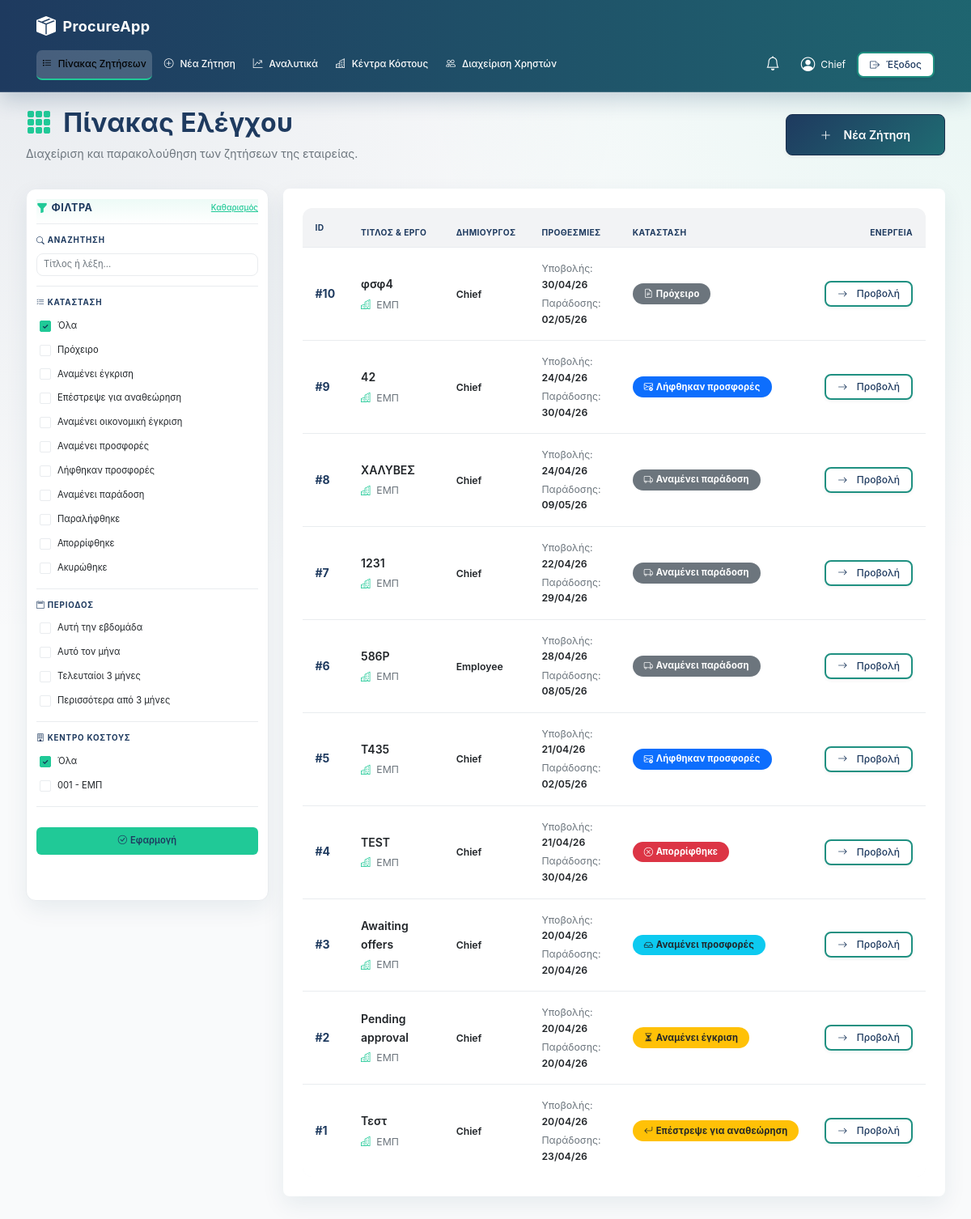
Before: /company/ (signed in) with the older database file.
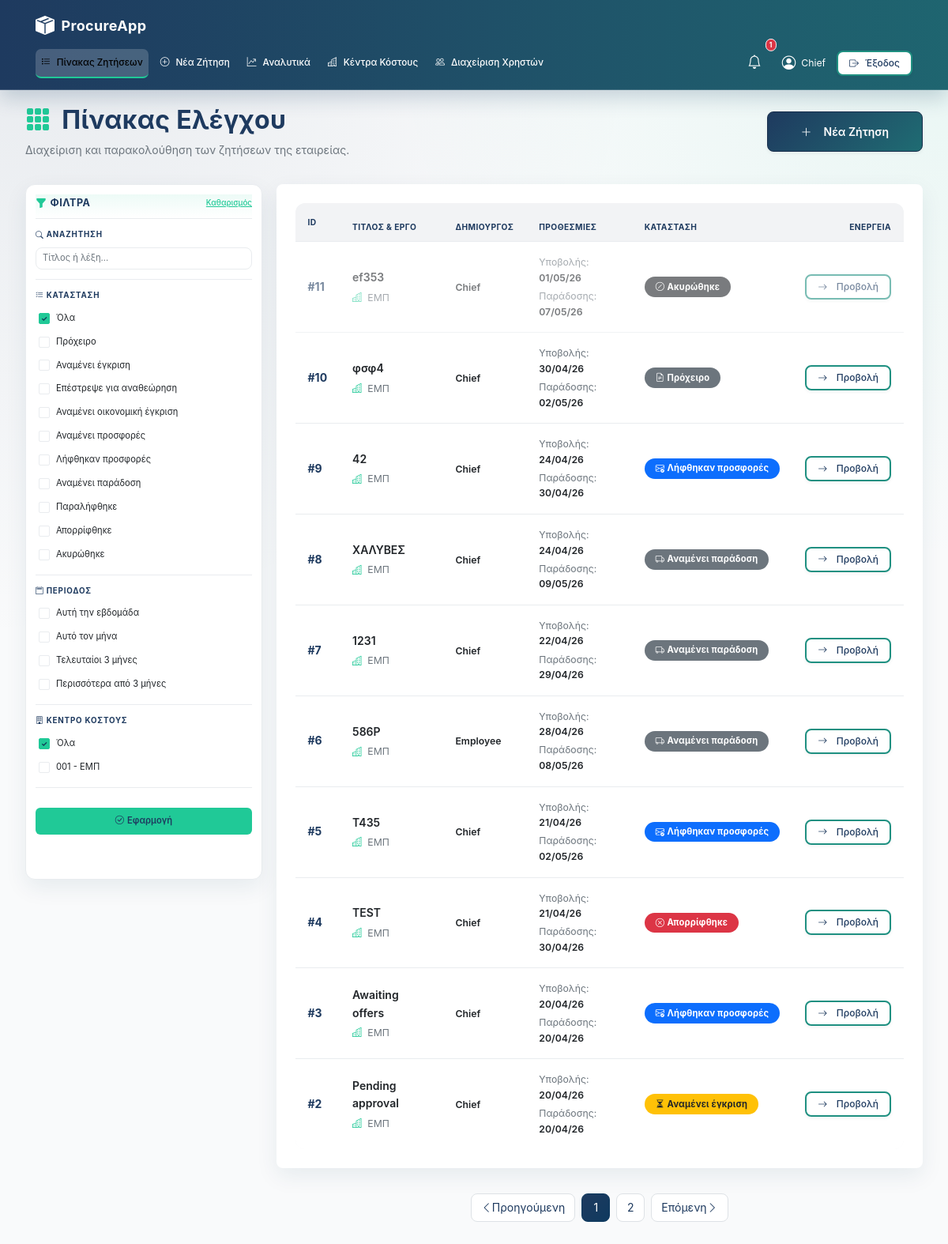
After: the same page with the newer database file.
### models.py (models this page shows)
class CostCenter(db.Model):
    __tablename__ = "cost_centers"
    id = db.Column(db.Integer, primary_key=True)
    code = db.Column(db.String(50), unique=True, nullable=False)
    name = db.Column(db.String(200), nullable=False)
    is_active = db.Column(db.Boolean, default=True, nullable=False)
    address = db.Column(db.String(250), nullable=True)
    project_manager = db.Column(db.String(120), nullable=True)
    receiving_manager = db.Column(db.String(120), nullable=True)
    phone = db.Column(db.String(50), nullable=True)

class RequestRFQ(db.Model):
    __tablename__ = "requests"
    id = db.Column(db.Integer, primary_key=True)
    title = db.Column(db.String(200), nullable=False)
    description = db.Column(db.Text, nullable=True)
    documents = db.Column(db.String(255), nullable=True)
    created_by = db.Column(db.String(100), nullable=False)
    created_at = db.Column(db.DateTime, default=datetime.utcnow)
    delivery_location = db.Column(db.String(255), nullable=True)
    receiving_manager = db.Column(db.String(120), nullable=True)
    phone = db.Column(db.String(50), nullable=True)
    submit_deadline = db.Column(db.DateTime, nullable=False)
    delivery_deadline = db.Column(db.DateTime, nullable=False)
    status = db.Column(db.String(20), default=RFQStatus.PENDING)
    status_changed_at = db.Column(db.DateTime, default=datetime.utcnow)
    approved_by = db.Column(db.String(100), nullable=True)
    approved_at = db.Column(db.DateTime, nullable=True)
    denial_reason = db.Column(db.Text, nullable=True)
    winning_bid_id = db.Column(db.Integer, db.ForeignKey('bids.id'), nullable=True)
    cost_center_id = db.Column(db.Integer, db.ForeignKey('cost_centers.id'), nullable=True)
    estimated_budget = db.Column(db.Numeric(12, 2), nullable=True)
    priority = db.Column(db.String(20), default='normal', nullable=False)
    category = db.Column(db.String(50), nullable=True)
    award_date = db.Column(db.DateTime, nullable=True)
    cost_center = db.relationship('CostCenter', backref='rfqs')
    items = db.relationship('RequestItem', backref='rfq', lazy=True, cascade="all, delete-orphan")
    bids = db.relationship('Bid', backref='rfq', lazy=True, foreign_keys="[Bid.request_id]", cascade="all, delete-orphan")
    allowed_suppliers = db.relationship('AllowedSupplier', backref='rfq', lazy=True, cascade="all, delete-orphan")

### app/routes/company.py (the view, shortened to what this page needs)
@company_bp.route("/")
@require_roles("company", "chief")
def dashboard():
    from flask import current_app
    page = request.args.get('page', 1, type=int)
    per_page = 10
    q = (request.args.get("q") or "").strip()
    phase_filters = [v for v in _parse_multi_values(request.args, 'phase') if v in {'draft', 'awaiting_approval', 'returned_for_revision', 'awaiting_offers', 'offers_received', 'pending_final_approval', 'awarded', 'received', 'denied', 'cancelled'}]
    cost_center_filters = [v for v in _parse_multi_values(request.args, 'cost_center') if v.isdigit()]
    period_filters = [v for v in _parse_multi_values(request.args, 'period') if v in {'week', 'month', 'quarter', 'older'}]
    phase_query = ','.join(phase_filters)
    period_query = ','.join(period_filters)
    cost_center_ids = [int(v) for v in cost_center_filters]
    cost_center_query = ','.join(cost_center_filters)
    qry = RequestRFQ.query
    if q:
        like = f"%{q}%"
        qry = qry.filter(or_(
            RequestRFQ.title.ilike(like),
            RequestRFQ.description.ilike(like)
        ))
    if cost_center_ids:
        qry = qry.filter(RequestRFQ.cost_center_id.in_(cost_center_ids))
    all_rfqs = qry.order_by(RequestRFQ.id.desc()).all()
    phase_map = {r.id: phase_info(r) for r in all_rfqs}
    editable_ids = {r.id for r in all_rfqs if is_editable_by_current_user(r)}
    filtered_rfqs = all_rfqs
    if phase_filters:
        filtered_rfqs = [r for r in all_rfqs if phase_map[r.id]["key"] in phase_filters]
    total_items = len(filtered_rfqs)
    total_pages = (total_items + per_page - 1) // per_page
    start_idx = (page - 1) * per_page
    paginated_rfqs = filtered_rfqs[start_idx : start_idx + per_page]
    cost_centers = CostCenter.query.filter_by(is_active=True).order_by(CostCenter.name.asc()).all()
    all_rfqs_unfiltered = RequestRFQ.query.all()
    totals = {
        'active':    sum(1 for r in all_rfqs_unfiltered if r.status in ['open', 'pending', 'pending_final_approval']),
        'pending':   sum(1 for r in all_rfqs_unfiltered if r.status == 'pending'),
        'received':  sum(1 for r in all_rfqs_unfiltered if r.status in ['received', 'closed']),
        'cancelled': sum(1 for r in all_rfqs_unfiltered if r.status == 'cancelled'),
    }
    return render_template("company_dash.html",
                         rfqs=paginated_rfqs,
                         editable_ids=editable_ids,
                         phase_filters=phase_filters,
                         phase_query=phase_query,
                         q=q,
                         cost_centers=cost_centers,
                         cost_center_filters=cost_center_filters,
                         cost_center_ids=cost_center_ids,
                         cost_center_query=cost_center_query,
                         period_filters=period_filters,
                         period_query=period_query,
                         phase_map=phase_map,
                         page=page,
                         total_pages=total_pages,
                         totals=totals)

### app/auth.py (called while the page is built)
def require_roles(*roles):
    def wrap(fn):
        @wraps(fn)
        def inner(*args, **kwargs):
            if session.get("role") not in roles:
                flash("Δεν έχεις δικαίωμα πρόσβασης.", "danger")
                return redirect(url_for("auth.login"))
            return fn(*args, **kwargs)
        return inner
    return wrap

def is_editable_by_current_user(rfq) -> bool:
    if session.get("name") != rfq.created_by:
        return False
    return rfq.status in [RFQStatus.PENDING, RFQStatus.RETURNED_FOR_REVISION, RFQStatus.DRAFT]

### app/routes/company.py (called while the page is built, shortened)
def _parse_multi_values(args, key):
    values = []
    return values

### templates/company_dash.html (shortened to what the changed rows need)
{% extends "base.html" %}
{% block content %}
<div class="d-flex justify-content-between align-items-center mb-8">
    <div>
        <h1 class="mb-2" style="color: var(--color-navy);">
            <i class="bi bi-grid-3x3-gap-fill me-3" style="color: var(--color-teal);"></i>Πίνακας Ελέγχου
        </h1>
    </div>
</div>
<div class="row g-4 mb-8 company-dashboard-layout dashboard-split-layout">
    <div class="col-12 col-lg-3 company-dashboard-filters dashboard-filters-col">
        <div class="filters-sidebar">
            <form method="get" id="filterForm">
                <div class="filter-section">
                    <div class="filter-group">
                        {% for cc in cost_centers %}
                        <label class="filter-item">
                            <input type="checkbox" name="cost_center" value="{{ cc.id }}" class="filter-checkbox" >
                            <span class="filter-label">{{ cc.code }} - {{ cc.name }}</span>
                        </label>
                        {% endfor %}
                    </div>
                </div>
            </form>
        </div>
    </div>
    <div class="col-12 col-lg-9 company-dashboard-results dashboard-results-col">
        <div class="card shadow-md overflow-hidden mb-8" style="border: none; border-radius: var(--radius-lg);">
            <div class="table-responsive">
                <table class="table" style="margin-bottom: 0;">
                    <thead>
                        <tr>
                            <th style="padding: var(--space-4);">ID</th>
                            <th>Τίτλος & Έργο</th>
                            <th>Δημιουργός</th>
                            <th>Προθεσμίες</th>
                            <th>Κατάσταση</th>
                            <th style="text-align: right; padding-right: var(--space-4);">Ενέργεια</th>
                        </tr>
                    </thead>
                    <tbody>
                        {% for r in rfqs %}
                        {% set info = phase_map[r.id] %}
                        <tr {% if r.status=='cancelled' %}style="opacity: 0.6; background-color: var(--color-gray-50);"
                            {% endif %}>
                            <td style="padding: var(--space-4);">
                                <span class="fw-bold" style="color: var(--color-navy);">#{{ r.id }}</span>
                            </td>
                            <td style="padding: var(--space-4);">
                                <div class="fw-semibold" style="color: var(--color-text-primary);">{{ r.title }}</div>
                                <div class="small"
                                    style="color: var(--color-text-secondary); margin-top: var(--space-1);">
                                    <i class="bi bi-buildings me-1" style="color: var(--color-teal);"></i> {{
                                    r.cost_center.name if r.cost_center else 'Χωρίς Έργο' }}
                                </div>
                            </td>
                            <td style="padding: var(--space-4);">
                                <span class="small fw-semibold">{{ r.created_by }}</span>
                            </td>
                            <td style="padding: var(--space-4);">
                                <div class="small mb-1">
                                    <span style="color: var(--color-text-secondary);">Υποβολής:</span>
                                    <span class="fw-semibold">{{ r.submit_deadline.strftime('%d/%m/%y') if
                                        r.submit_deadline else '-' }}</span>
                                </div>
                                <div class="small">
                                    <span style="color: var(--color-text-secondary);">Παράδοσης:</span>
                                    <span class="fw-semibold">{{ r.delivery_deadline.strftime('%d/%m/%y') if
                                        r.delivery_deadline else '-' }}</span>
                                </div>
                            </td>
                            <td style="padding: var(--space-4);">
                                <span class="{{ info.badge }} px-3 py-2 rounded-pill fw-bold"
                                    style="font-size: 0.8rem;">
                                    <i class="bi {{ info.icon }} me-1"></i> {{ info.label }}
                                </span>
                            </td>
                            <td style="text-align: right; padding-right: var(--space-4);">
                                <a href="{% if r.status == 'draft' %}{{ url_for('company.edit_request', req_id=r.id) }}{% else %}{{ url_for('company.request_detail', req_id=r.id) }}{% endif %}"
                                    class="btn btn-secondary btn-sm px-3">
                                    <i class="bi bi-arrow-right me-1"></i> Προβολή
                                </a>
                            </td>
                        </tr>
                        {% endfor %}
                    </tbody>
                </table>
            </div>
        </div>
        {% if total_pages > 1 %}
        <nav class="mt-8 mb-8">
            <ul class="pagination justify-content-center">
                <li class="pagination-item {% if page == 1 %}disabled{% endif %}">
                    <a class="pagination-link"
                        href="{{ url_for('company.dashboard', page=page-1, phase=phase_query, q=q, cost_center=cost_center_query, period=period_query) }}">
                        <i class="bi bi-chevron-left"></i> Προηγούμενη
                    </a>
                </li>
                {% for p in range(1, total_pages + 1) %}
                <li class="pagination-item">
                    <a class="pagination-link {% if p == page %}active{% endif %}"
                        href="{{ url_for('company.dashboard', page=p, phase=phase_query, q=q, cost_center=cost_center_query, period=period_query) }}">{{
                        p }}</a>
                </li>
                {% endfor %}
                <li class="pagination-item {% if page == total_pages %}disabled{% endif %}">
                    <a class="pagination-link"
                        href="{{ url_for('company.dashboard', page=page+1, phase=phase_query, q=q, cost_center=cost_center_query, period=period_query) }}">
                        Επόμενη <i class="bi bi-chevron-right"></i>
                    </a>
                </li>
            </ul>
        </nav>
        {% endif %}
    </div>
</div>
{% endblock %}

Changed rows visible on the page:
no longer on this page (row unchanged): RequestRFQ: id "1", title "Τεστ", cost_center "ΕΜΠ", created_by "Chief", submit_deadline "20/04/26", delivery_deadline "23/04/26", label "Επέστρεψε για αναθεώρηση"
added RequestRFQ: id "11", title "ef353", cost_center "ΕΜΠ", created_by "Chief", submit_deadline "01/05/26", delivery_deadline "07/05/26", label "Ακυρώθηκε"
computed for RequestRFQ "Awaiting offers": label "Αναμένει προσφορές" → "Λήφθηκαν προσφορές"
Other visible differences:
{{ unread_notifs|length }}: (not shown) → "1"
text now shown: "Προηγούμενη Επόμενη"
new list line: "1"
new list line: "2"
